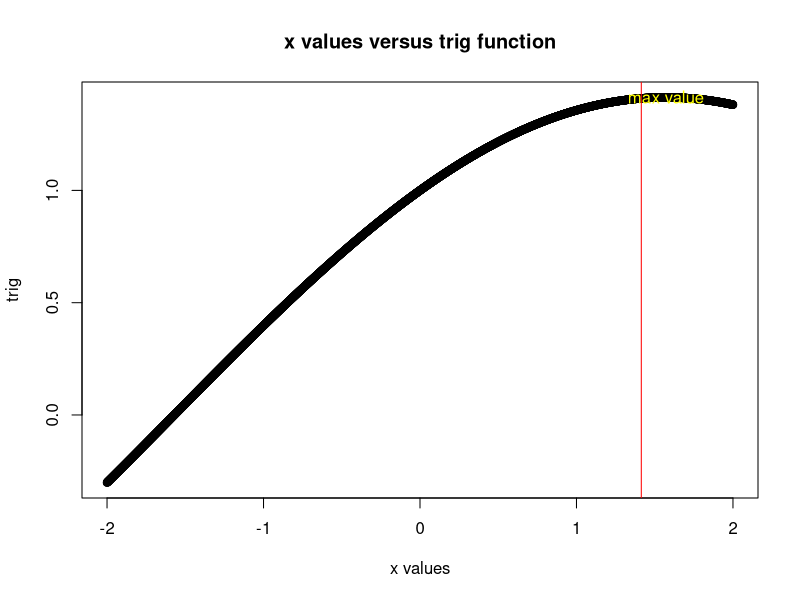
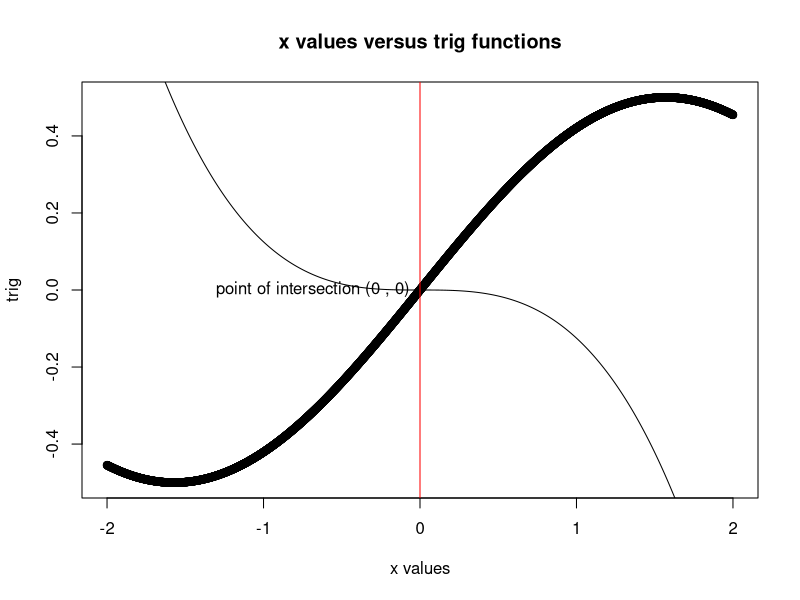
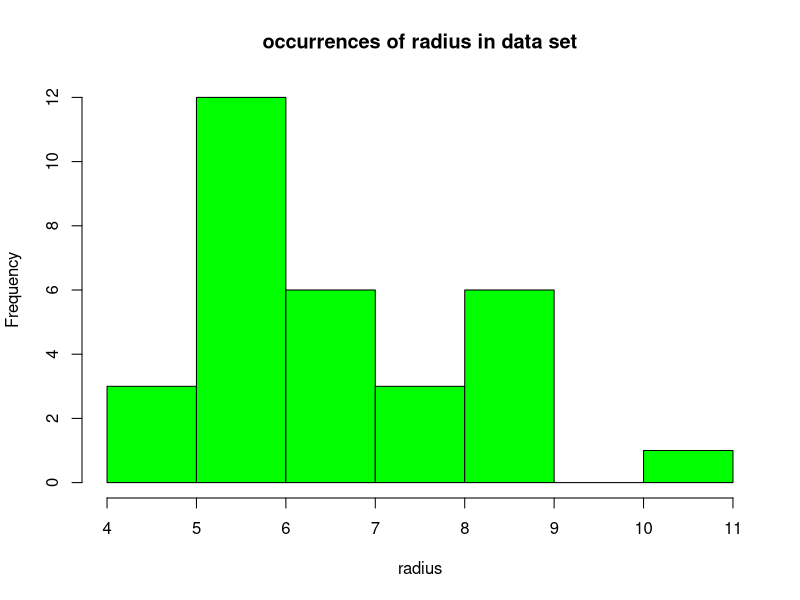
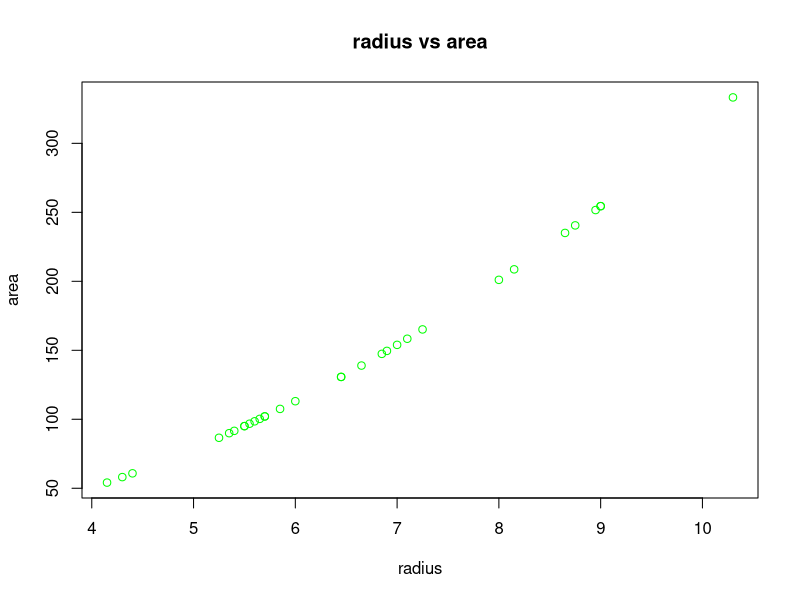
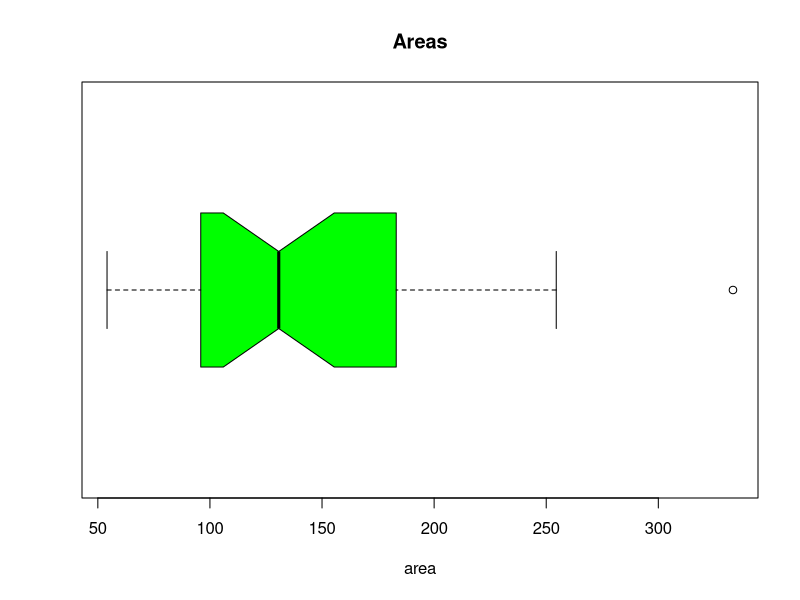
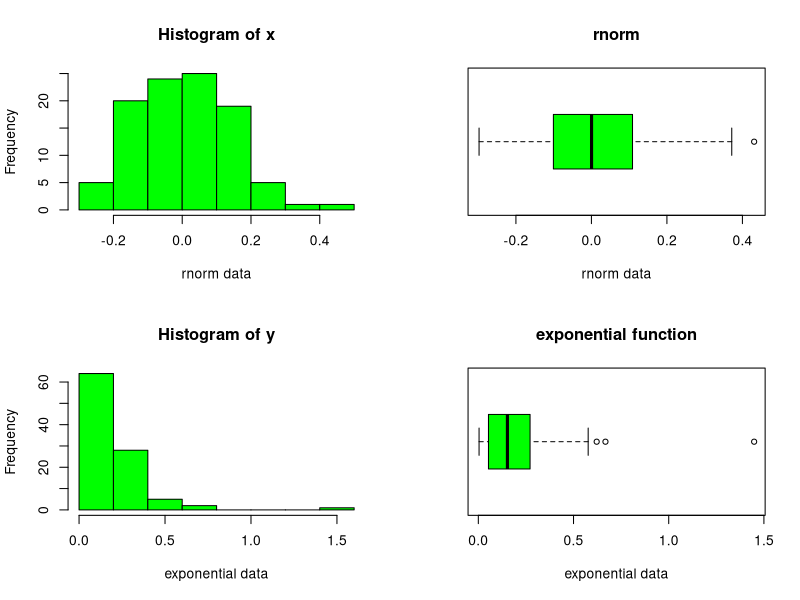
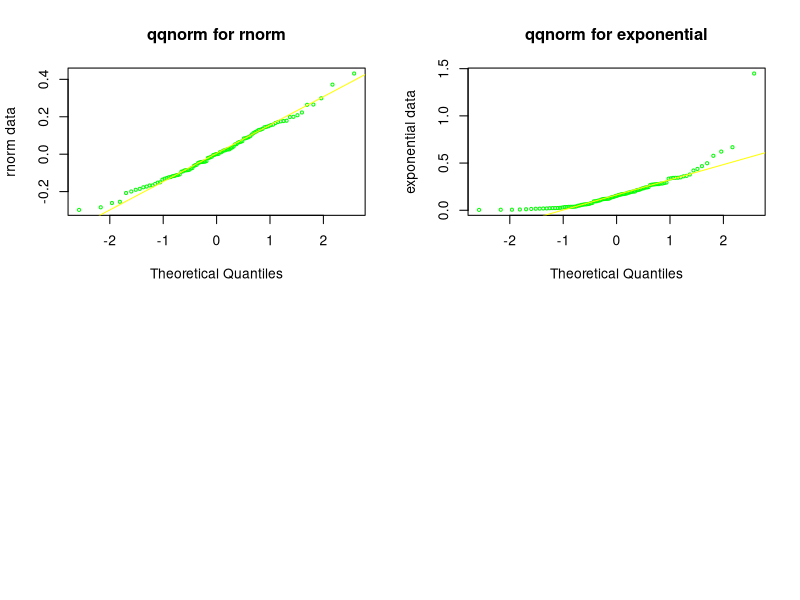

The R script that drew these images, in order:
## ---- chunk 1
# DO NOT ADD OR REVISE CODE HERE
knitr::opts_chunk$set(echo = TRUE, eval = TRUE)

## ---- chunk 2
 #A sequence of integers from 0 to 4, inclusive.
 inclusivity <- 0:4
#The number 13
 thirteen <-  13
 #Three repetitions of the vector c(2, -5.1, -23).
 repthree<- rep(c(2, -5.1, -23), times = 3)
#The arithmetic sum of 7/42, 3 and 35/42
summed <- (7/42) + 3 + (35/42)
result <- c(inclusivity, thirteen, repthree, summed)
result
## ---- chunk 3
#sort the list
sortted = sort(result)
#get length and assign to L
L <- length(result)
#create sequence
desc <-  c(1:L)
#put in descending order
descsort <- sort(desc, decreasing = TRUE)
#output L in descending order
descsort
#length of L
L
#do vector addition
output <- descsort + sortted
output
## ---- chunk 4
#extract elements
extracted <- c(output[1], output[L])
#get other elements
nonextract <- output[3:L-1]
extracted
nonextract
## ---- chunk 5
#put back orginal list
orig <- c(extracted[1], nonextract, extracted[2])
orig
#sum elements and round to two decimal places
round(sum(orig), 2)

## ---- chunk 6
#MAKE TRIG FUNCTION
trig <- function(x){
  y <- sin(x/2) + cos(x/2)
  return (y)
}

## ---- chunk 7
#Make the vector with equally spaced out vectors
equal <- seq(-2, 2, length.out = 4001)
#pass in the vector in 2A
y <- trig(equal)
#find max
maxy <-max(y)
#get index of y in x
ind = which(y == maxy)
#get x value
round(equal[ind], 3)
#get y value
round(maxy, 3)
## ---- chunk 8
#create plot
plot(equal, y, xlab = "x values",ylab = "trig") 
#show max value make line red
abline(v = maxy, col = "red")
#label max value
text(equal[ind], maxy , labels = "max value", col = "yellow")
#put title
title(main = "x values versus trig function")

## ---- chunk 9
#create both fucntions
inter <- function(x){
  y <- cos(x/2) * sin(x/2)
  return(y)
}

inter2 <- function(x, ....){
    y <- -(x/2)^3
}
#create outputs for plot and create ouput vectors
sectfunc1  <- inter(equal)
plot(equal,sectfunc1 , xlab = "x values", ylab = "trig")
sectfunc2 <- inter2(equal)
lines(equal, sectfunc2)
intersection <- 0
#find intersection points and print to screen
for (i in equal){
  if  (inter(i) == inter2(i)){
    intersection <- i
  }
}
print(intersection)
print(inter(intersection))    
title(main = "x values versus trig functions")
abline(v = 0, col = "red")
text(0, 0, "point of intersection (0 , 0)", pos = 2, srt = 0)

## ---- chunk 10

data(trees)
str(trees)
#apply median
med = apply(trees, 2, FUN = median)
#use logical
boolmed = trees["Girth"] == med["Girth"]
ind = which(boolmed)
#show the rows from ind
trees[ind[1]:ind[2],]
## ---- chunk 11
#calculate radius
trees$radius  <- trees$Girth/2
#calculate area
trees$area <- pi * (trees$radius)^2
#make stem and histogram for both computations
stem(trees$radius)
hist(trees$radius,  main= "occurrences of radius in data set", xlab = "radius", col = "green")
plot(trees$radius,main = "radius vs area", xlab= "radius" , ylab = "area", trees$area, col = "green")

## ---- chunk 12
#make boxplot where horizontal true and notch true
boxplot(trees$area, main = "Areas", xlab= "area", horizontal = TRUE, notch = TRUE, col="green")

## ---- chunk 13
#find extreme values
boxplot.stats(trees$area, coef = 3)
## ---- chunk 14
#use exp and norm as mentioned
set.seed(124)
y <- rexp(100, 5.5)
set.seed(127)
x <- rnorm(100, 0 , 0.15)
obj <- cbind(x, y)
round(apply(obj, 2, IQR), 4)
## ---- chunk 15
#create histograms and boxplots
par(mfrow = c(2,2))
hist(x, xlab= "rnorm data", col = "green")
boxplot(x, xlab = "rnorm data", main = "rnorm", horizontal = TRUE, col="green")
hist(y, xlab= "exponential data", col = "green")
boxplot(y, main = "exponential function", xlab= "exponential data", horizontal = TRUE, col="green")

## ---- chunk 16
#use qqnorm and qqline and find extremes
par(mfrow = c(2,2))
qqnorm(x, main = "qqnorm for rnorm", col = "green", cex = 0.5, ylab = "rnorm data")
qqline(x, col = "yellow")
qqnorm(y, col = "green",main = "qqnorm for exponential", cex = 0.5, ylab = "exponential data")
qqline(y, col = "yellow")
boxplot.stats(x, coef = 3)
boxplot.stats(y, coef = 3)

